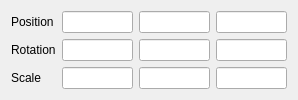
<?xml version="1.0" encoding="UTF-8"?>
<ui version="4.0">
 <class>GeometryEditor</class>
 <widget class="QWidget" name="GeometryEditor">
  <property name="geometry">
   <rect>
    <x>0</x>
    <y>0</y>
    <width>298</width>
    <height>100</height>
   </rect>
  </property>
  <property name="minimumSize">
   <size>
    <width>0</width>
    <height>100</height>
   </size>
  </property>
  <property name="maximumSize">
   <size>
    <width>16777215</width>
    <height>100</height>
   </size>
  </property>
  <property name="windowTitle">
   <string>Form</string>
  </property>
  <layout class="QGridLayout" name="gridLayout">
   <item row="0" column="0">
    <widget class="QLabel" name="label_position">
     <property name="text">
      <string>Position</string>
     </property>
    </widget>
   </item>
   <item row="0" column="1">
    <widget class="QLineEdit" name="lineEdit_position_x"/>
   </item>
   <item row="0" column="2">
    <widget class="QLineEdit" name="lineEdit_position_y"/>
   </item>
   <item row="0" column="3">
    <widget class="QLineEdit" name="lineEdit_position_z"/>
   </item>
   <item row="1" column="0">
    <widget class="QLabel" name="label_rotation">
     <property name="text">
      <string>Rotation</string>
     </property>
    </widget>
   </item>
   <item row="1" column="1">
    <widget class="QLineEdit" name="lineEdit_rotation_x"/>
   </item>
   <item row="1" column="2">
    <widget class="QLineEdit" name="lineEdit_rotation_y"/>
   </item>
   <item row="1" column="3">
    <widget class="QLineEdit" name="lineEdit_rotation_z"/>
   </item>
   <item row="2" column="0">
    <widget class="QLabel" name="label_scale">
     <property name="text">
      <string>Scale</string>
     </property>
    </widget>
   </item>
   <item row="2" column="1">
    <widget class="QLineEdit" name="lineEdit_scale_x"/>
   </item>
   <item row="2" column="2">
    <widget class="QLineEdit" name="lineEdit_scale_y"/>
   </item>
   <item row="2" column="3">
    <widget class="QLineEdit" name="lineEdit_scale_z"/>
   </item>
  </layout>
 </widget>
 <resources/>
 <connections/>
</ui>
